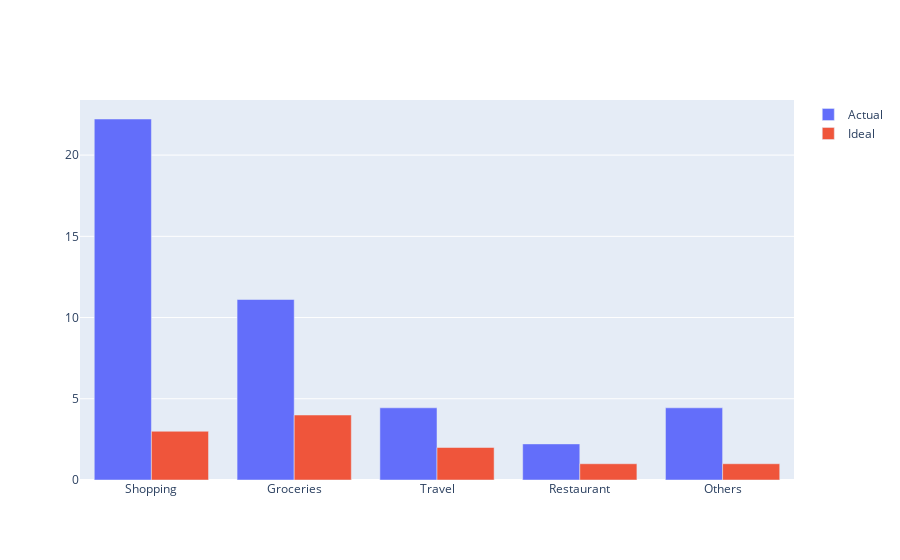

Notebook source saved alongside this figure:
### Code cell
pm1.analysis_and_suggestion(4500)

### Figure 1 — Plotly figure (JSON) as saved in the notebook; plotly's stock layout.template omitted (floating-point values rounded to 4 significant figures)
{"data": [{"name": "Actual", "type": "bar", "x": ["Shopping", "Groceries", "Travel", "Restaurant", "Others"], "y": [22.22, 11.11, 4.444, 2.222, 4.444]}, {"name": "Ideal", "type": "bar", "x": ["Shopping", "Groceries", "Travel", "Restaurant", "Others"], "y": [3, 4, 2, 1, 1]}], "layout": {"autosize": true, "barmode": "group", "xaxis": {"autorange": true, "range": [-0.5, 4.5], "type": "category"}, "yaxis": {"autorange": true, "range": [0, 23.39], "type": "linear"}}}
